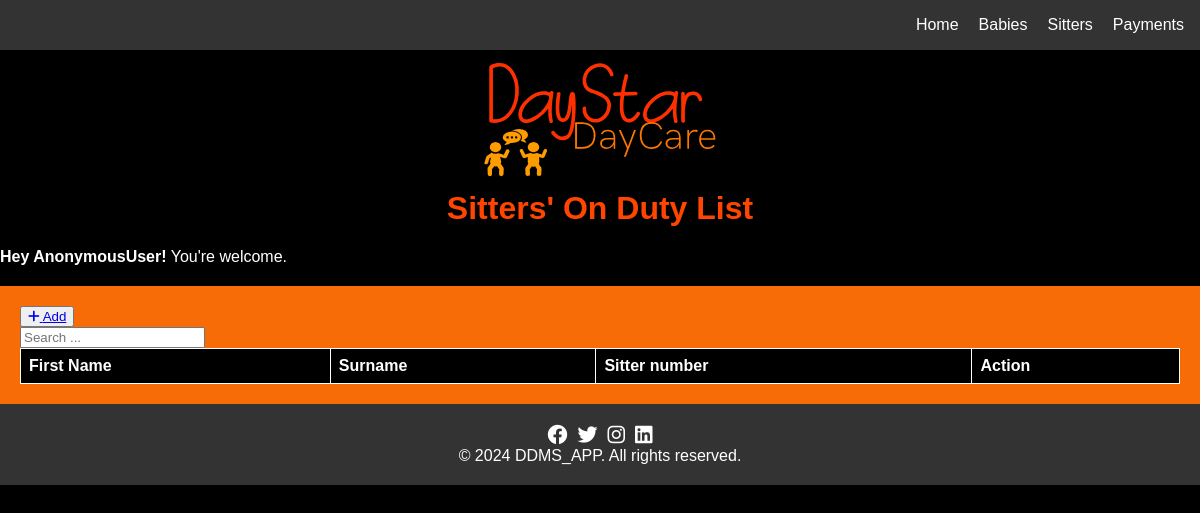
The page /duty_list/ on the database as committed earlier.
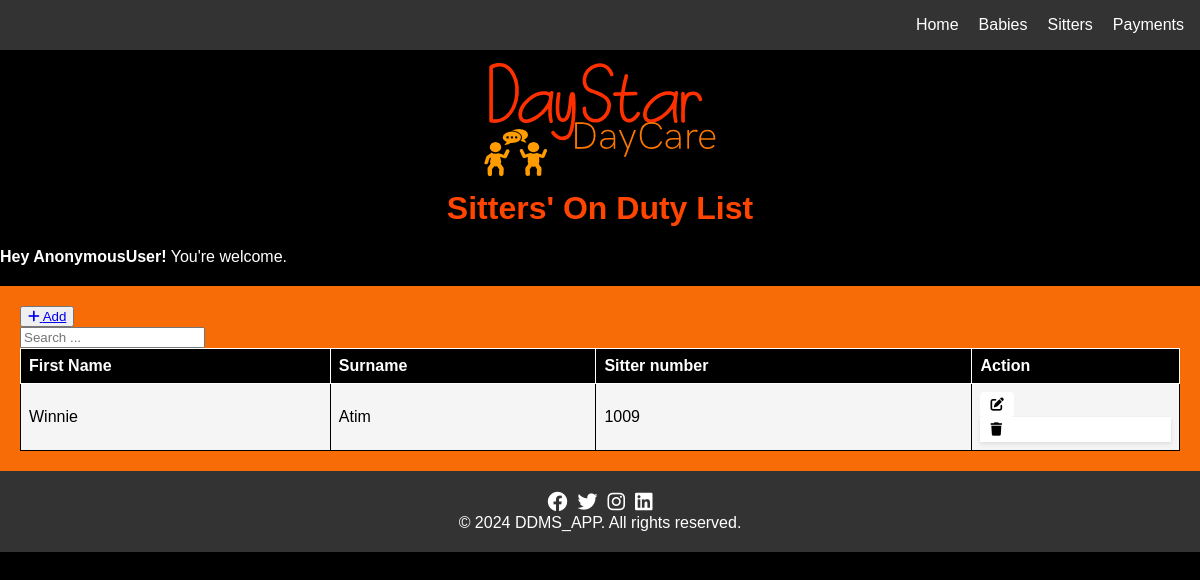
The same page on the database as committed later.
### ddms_app/models.py (models this page shows, shortened)
class Sitter_on_duty(models.Model):
    first_name = models.CharField(max_length=50, blank=True,null=True)
    last_name = models.CharField(max_length=50, blank=True, null=True)
    sitter_number = models.IntegerField(blank=True, null=True)

### ddms_app/views.py (the view)
# urls.py: path("duty_list/", views.duty_list, name="duty_list"),
def duty_list(request):
    records = Sitter_on_duty.objects.all()
    return render(request, 'duty_list.html', {'records': records})

### ddms_app/templates/duty_list.html (shortened to what this page needs)
{% extends  'base.html' %}
{% block content%}
    <h1> Sitters' On Duty List</h1>
    <div class="alert alert-warning alert-dismissible fade show" role="alert">
        <strong>Hey {{ user }}!</strong> You're welcome.
    </div>
    <div class="mt-4 p-5 bg-secondary text-white rounded">
        <table class="table table-striped table-bordered">
            <div class="mb-3">
                <button><a href="{% url 'sitter_on_duty' %}" class="btn btn-success">
                    <i class="fas fa-plus"></i> Add
                </a></button>
                <form class="button" style="  box-shadow: 0px; padding: 0px; border-radius: 0px; margin: 0px; max-width: 200px;" method="GET" action="{% url 'dutys_list' %}">
                    <input type="text" name="search" class="form-control" placeholder="Search ...">
                </form>
            </div>
            <thead>
                <tr>
                    <th>First Name</th>
                    <th>Surname</th>
                    <th>Sitter number</th>
                    <th>Action</th>
                </tr>
            </thead>
            <tbody>
                {% for duty in records %}
                <tr>
                    <td>{{ duty.first_name }}</td>
                    <td>{{ duty.last_name }}</td>
                    <td>{{ duty.sitter_number }}</td>
                <td>
                    <button type="submit"><a href="{% url 'edit_duty' duty.id %}" class="btn btn-danger"><i class="fas fa-edit"></i></a></button>
                            <form  style="background-color: white; box-shadow: 0px;padding: 0px; border-radius: 0px; margin: 0px;" action="{% url 'delete_duty' duty.id %}" method="post"  onsubmit="return confirm('Are you sure you want to delete this record?');">
                                <button   class="btn btn-danger"><i class="fas fa-trash"></i></button>
                            </form>
                        </td>
                    </tr>
                {% endfor %}
            </tbody>
        </table>
    </div>
    {% endblock %}

Rows that differ between the two databases and show on the page:
added Sitter_on_duty: first_name "Winnie", last_name "Atim", sitter_number "1009"
